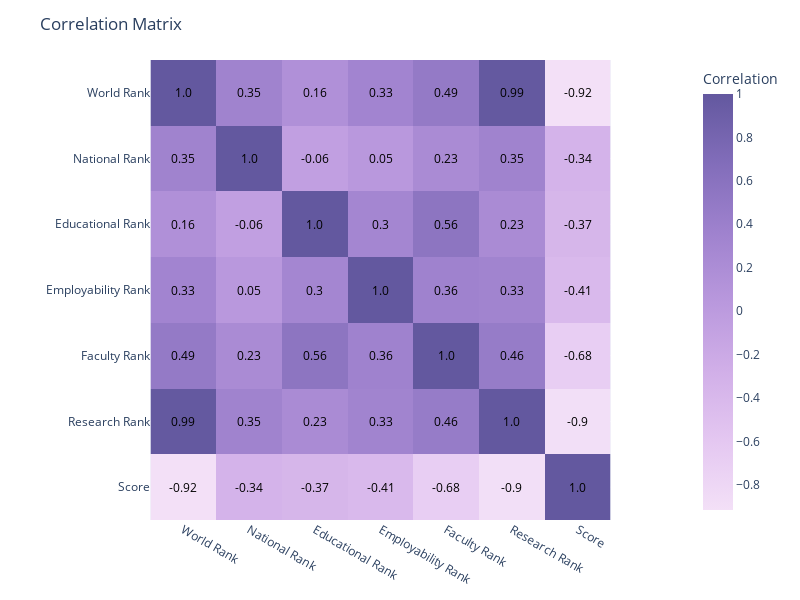

Notebook code cell kept with this figure:
### Markdown cell above
This bar plot answers the second question.

From the bar plot above we can see the top 10 universities in the world, in term of Employment after graduation. With Harvard University being the best university in the world. Also we can notice differences between the top 10 here and the top 10 overall.

### Code cell
corr_matrix = wru_ranking.corr()
fig = px.imshow(corr_matrix.values,
                labels=dict(color="Correlation"),
                x=corr_matrix.index,
                y=corr_matrix.columns,
                color_continuous_scale='Purp')

fig.update_layout(title='Correlation Matrix',
                  width=800,
                  height=600)

annotations = []
for i, row in enumerate(corr_matrix.index):
    for j, col in enumerate(corr_matrix.columns):
        annotations.append(dict(x=col, y=row, text=str(corr_matrix.iloc[i, j].round(2)),
                                showarrow=False, font=dict(color='black')))
fig.update_layout(annotations=annotations)

fig.show()

### Figure 1 — Plotly figure (JSON) as saved in the notebook; plotly's stock layout.template omitted (floating-point values rounded to 4 significant figures)
{"data": [{"coloraxis": "coloraxis", "hovertemplate": "x: %{x}<br>y: %{y}<br>Correlation: %{z}<extra></extra>", "name": "0", "type": "heatmap", "x": ["World Rank", "National Rank", "Educational Rank", "Employability Rank", "Faculty Rank", "Research Rank", "Score"], "xaxis": "x", "y": ["World Rank", "National Rank", "Educational Rank", "Employability Rank", "Faculty Rank", "Research Rank", "Score"], "yaxis": "y", "z": [[1, 0.3527, 0.1582, 0.3271, 0.4867, 0.9859, -0.9165], [0.3527, 1, -0.06099, 0.04517, 0.226, 0.3515, -0.3352], [0.1582, -0.06099, 1, 0.3034, 0.5636, 0.2313, -0.3662], [0.3271, 0.04517, 0.3034, 1, 0.3576, 0.3344, -0.4103], [0.4867, 0.226, 0.5636, 0.3576, 1, 0.4588, -0.6846], [0.9859, 0.3515, 0.2313, 0.3344, 0.4588, 1, -0.904], [-0.9165, -0.3352, -0.3662, -0.4103, -0.6846, -0.904, 1]]}], "layout": {"annotations": [{"font": {"color": "black"}, "showarrow": false, "text": "1.0", "x": "World Rank", "y": "World Rank"}, {"font": {"color": "black"}, "showarrow": false, "text": "0.35", "x": "National Rank", "y": "World Rank"}, {"font": {"color": "black"}, "showarrow": false, "text": "0.16", "x": "Educational Rank", "y": "World Rank"}, {"font": {"color": "black"}, "showarrow": false, "text": "0.33", "x": "Employability Rank", "y": "World Rank"}, {"font": {"color": "black"}, "showarrow": false, "text": "0.49", "x": "Faculty Rank", "y": "World Rank"}, {"font": {"color": "black"}, "showarrow": false, "text": "0.99", "x": "Research Rank", "y": "World Rank"}, {"font": {"color": "black"}, "showarrow": false, "text": "-0.92", "x": "Score", "y": "World Rank"}, {"font": {"color": "black"}, "showarrow": false, "text": "0.35", "x": "World Rank", "y": "National Rank"}, {"font": {"color": "black"}, "showarrow": false, "text": "1.0", "x": "National Rank", "y": "National Rank"}, {"font": {"color": "black"}, "showarrow": false, "text": "-0.06", "x": "Educational Rank", "y": "National Rank"}, {"font": {"color": "black"}, "showarrow": false, "text": "0.05", "x": "Employability Rank", "y": "National Rank"}, {"font": {"color": "black"}, "showarrow": false, "text": "0.23", "x": "Faculty Rank", "y": "National Rank"}, {"font": {"color": "black"}, "showarrow": false, "text": "0.35", "x": "Research Rank", "y": "National Rank"}, {"font": {"color": "black"}, "showarrow": false, "text": "-0.34", "x": "Score", "y": "National Rank"}, {"font": {"color": "black"}, "showarrow": false, "text": "0.16", "x": "World Rank", "y": "Educational Rank"}, {"font": {"color": "black"}, "showarrow": false, "text": "-0.06", "x": "National Rank", "y": "Educational Rank"}, {"font": {"color": "black"}, "showarrow": false, "text": "1.0", "x": "Educational Rank", "y": "Educational Rank"}, {"font": {"color": "black"}, "showarrow": false, "text": "0.3", "x": "Employability Rank", "y": "Educational Rank"}, {"font": {"color": "black"}, "showarrow": false, "text": "0.56", "x": "Faculty Rank", "y": "Educational Rank"}, {"font": {"color": "black"}, "showarrow": false, "text": "0.23", "x": "Research Rank", "y": "Educational Rank"}, {"font": {"color": "black"}, "showarrow": false, "text": "-0.37", "x": "Score", "y": "Educational Rank"}, {"font": {"color": "black"}, "showarrow": false, "text": "0.33", "x": "World Rank", "y": "Employability Rank"}, {"font": {"color": "black"}, "showarrow": false, "text": "0.05", "x": "National Rank", "y": "Employability Rank"}, {"font": {"color": "black"}, "showarrow": false, "text": "0.3", "x": "Educational Rank", "y": "Employability Rank"}, {"font": {"color": "black"}, "showarrow": false, "text": "1.0", "x": "Employability Rank", "y": "Employability Rank"}, {"font": {"color": "black"}, "showarrow": false, "text": "0.36", "x": "Faculty Rank", "y": "Employability Rank"}, {"font": {"color": "black"}, "showarrow": false, "text": "0.33", "x": "Research Rank", "y": "Employability Rank"}, {"font": {"color": "black"}, "showarrow": false, "text": "-0.41", "x": "Score", "y": "Employability Rank"}, {"font": {"color": "black"}, "showarrow": false, "text": "0.49", "x": "World Rank", "y": "Faculty Rank"}, {"font": {"color": "black"}, "showarrow": false, "text": "0.23", "x": "National Rank", "y": "Faculty Rank"}, {"font": {"color": "black"}, "showarrow": false, "text": "0.56", "x": "Educational Rank", "y": "Faculty Rank"}, {"font": {"color": "black"}, "showarrow": false, "text": "0.36", "x": "Employability Rank", "y": "Faculty Rank"}, {"font": {"color": "black"}, "showarrow": false, "text": "1.0", "x": "Faculty Rank", "y": "Faculty Rank"}, {"font": {"color": "black"}, "showarrow": false, "text": "0.46", "x": "Research Rank", "y": "Faculty Rank"}, {"font": {"color": "black"}, "showarrow": false, "text": "-0.68", "x": "Score", "y": "Faculty Rank"}, {"font": {"color": "black"}, "showarrow": false, "text": "0.99", "x": "World Rank", "y": "Research Rank"}, {"font": {"color": "black"}, "showarrow": false, "text": "0.35", "x": "National Rank", "y": "Research Rank"}, {"font": {"color": "black"}, "showarrow": false, "text": "0.23", "x": "Educational Rank", "y": "Research Rank"}, {"font": {"color": "black"}, "showarrow": false, "text": "0.33", "x": "Employability Rank", "y": "Research Rank"}, {"font": {"color": "black"}, "showarrow": false, "text": "0.46", "x": "Faculty Rank", "y": "Research Rank"}, {"font": {"color": "black"}, "showarrow": false, "text": "1.0", "x": "Research Rank", "y": "Research Rank"}, {"font": {"color": "black"}, "showarrow": false, "text": "-0.9", "x": "Score", "y": "Research Rank"}, {"font": {"color": "black"}, "showarrow": false, "text": "-0.92", "x": "World Rank", "y": "Score"}, {"font": {"color": "black"}, "showarrow": false, "text": "-0.34", "x": "National Rank", "y": "Score"}, {"font": {"color": "black"}, "showarrow": false, "text": "-0.37", "x": "Educational Rank", "y": "Score"}, {"font": {"color": "black"}, "showarrow": false, "text": "-0.41", "x": "Employability Rank", "y": "Score"}, {"font": {"color": "black"}, "showarrow": false, "text": "-0.68", "x": "Faculty Rank", "y": "Score"}, {"font": {"color": "black"}, "showarrow": false, "text": "-0.9", "x": "Research Rank", "y": "Score"}, {"font": {"color": "black"}, "showarrow": false, "text": "1.0", "x": "Score", "y": "Score"}], "coloraxis": {"colorbar": {"title": {"text": "Correlation"}}, "colorscale": [[0, "rgb(243, 224, 247)"], [0.1667, "rgb(228, 199, 241)"], [0.3333, "rgb(209, 175, 232)"], [0.5, "rgb(185, 152, 221)"], [0.6667, "rgb(159, 130, 206)"], [0.8333, "rgb(130, 109, 186)"], [1, "rgb(99, 88, 159)"]]}, "height": 600, "margin": {"t": 60}, "title": {"text": "Correlation Matrix"}, "width": 800, "xaxis": {"anchor": "y", "constrain": "domain", "domain": [0, 1], "scaleanchor": "y"}, "yaxis": {"anchor": "x", "autorange": "reversed", "constrain": "domain", "domain": [0, 1]}}}
